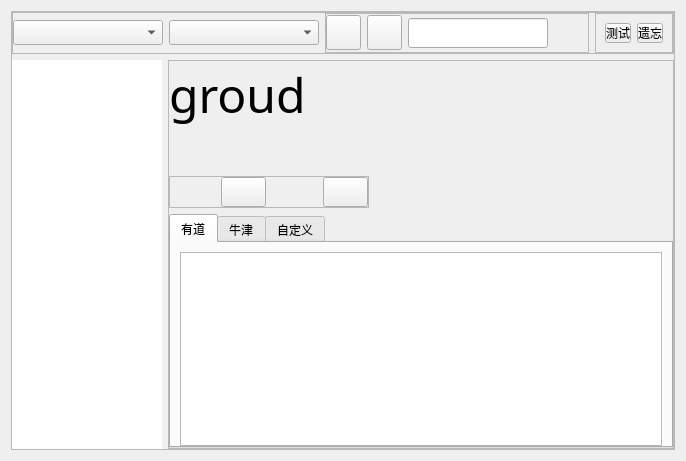
        <widget class="QWidget" name="change_page">
         <layout class="QVBoxLayout" name="verticalLayout_14">
          <item>
           <widget class="QFrame" name="search_frame">
            <property name="minimumSize">
             <size>
              <width>0</width>
              <height>50</height>
             </size>
            </property>
            <property name="styleSheet">
             <string notr="true">margin:0px;padding:0px;</string>
            </property>
            <property name="frameShape">
             <enum>QFrame::StyledPanel</enum>
            </property>
            <property name="frameShadow">
             <enum>QFrame::Raised</enum>
            </property>
            <layout class="QVBoxLayout" name="verticalLayout_15">
             <property name="leftMargin">
              <number>0</number>
             </property>
             <property name="topMargin">
              <number>0</number>
             </property>
             <property name="rightMargin">
              <number>0</number>
             </property>
             <property name="bottomMargin">
              <number>0</number>
             </property>
             <item>
              <widget class="QFrame" name="frame_5">
               <property name="frameShape">
                <enum>QFrame::StyledPanel</enum>
               </property>
               <property name="frameShadow">
                <enum>QFrame::Raised</enum>
               </property>
               <layout class="QHBoxLayout" name="horizontalLayout_13">
                <property name="leftMargin">
                 <number>0</number>
                </property>
                <property name="topMargin">
                 <number>0</number>
                </property>
                <property name="rightMargin">
                 <number>0</number>
                </property>
                <property name="bottomMargin">
                 <number>0</number>
                </property>
                <item>
                 <widget class="QComboBox" name="filter_list_comboBox">
                  <property name="minimumSize">
                   <size>
                    <width>150</width>
                    <height>25</height>
                   </size>
                  </property>
                  <property name="maximumSize">
                   <size>
                    <width>150</width>
                    <height>25</height>
                   </size>
                  </property>
                 </widget>
                </item>
                <item>
                 <widget class="QComboBox" name="filter_date_comboBox">
                  <property name="minimumSize">
                   <size>
                    <width>150</width>
                    <height>25</height>
                   </size>
                  </property>
                  <property name="maximumSize">
                   <size>
                    <width>150</width>
                    <height>25</height>
                   </size>
                  </property>
                 </widget>
                </item>
                <item>
                 <widget class="QFrame" name="search_date_time_frame">
                  <property name="frameShape">
                   <enum>QFrame::StyledPanel</enum>
                  </property>
                  <property name="frameShadow">
                   <enum>QFrame::Raised</enum>
                  </property>
                  <layout class="QHBoxLayout" name="horizontalLayout_26">
                   <property name="leftMargin">
                    <number>0</number>
                   </property>
                   <property name="topMargin">
                    <number>0</number>
                   </property>
                   <property name="rightMargin">
                    <number>0</number>
                   </property>
                   <property name="bottomMargin">
                    <number>0</number>
                   </property>
                   <item>
                    <widget class="QPushButton" name="more_functions">
                     <property name="minimumSize">
                      <size>
                       <width>35</width>
                       <height>35</height>
                      </size>
                     </property>
                     <property name="maximumSize">
                      <size>
                       <width>35</width>
                       <height>35</height>
                      </size>
                     </property>
                     <property name="text">
                      <string/>
                     </property>
                     <property name="iconSize">
                      <size>
                       <width>25</width>
                       <height>25</height>
                      </size>
                     </property>
                    </widget>
                   </item>
                   <item>
                    <widget class="QPushButton" name="Sync">
                     <property name="minimumSize">
                      <size>
                       <width>35</width>
                       <height>35</height>
                      </size>
                     </property>
                     <property name="maximumSize">
                      <size>
                       <width>35</width>
                       <height>35</height>
                      </size>
                     </property>
                     <property name="text">
                      <string/>
                     </property>
                     <property name="iconSize">
                      <size>
                       <width>25</width>
                       <height>25</height>
                      </size>
                     </property>
                    </widget>
                   </item>
                   <item>
                    <widget class="QLineEdit" name="search_edit">
                     <property name="minimumSize">
                      <size>
                       <width>140</width>
                       <height>30</height>
                      </size>
                     </property>
                     <property name="maximumSize">
                      <size>
                       <width>150</width>
                       <height>30</height>
                      </size>
                     </property>
                     <property name="font">
                      <font>
                       <family>微软雅黑</family>
                       <weight>50</weight>
                       <bold>false</bold>
                      </font>
                     </property>
                     <property name="styleSheet">
                      <string notr="true"/>
                     </property>
                    </widget>
                   </item>
                   <item>
                    <spacer name="horizontalSpacer_9">
                     <property name="orientation">
                      <enum>Qt::Horizontal</enum>
                     </property>
                     <property name="sizeHint" stdset="0">
                      <size>
                       <width>40</width>
                       <height>20</height>
                      </size>
                     </property>
                    </spacer>
                   </item>
                  </layout>
                 </widget>
                </item>
                <item>
                 <widget class="QFrame" name="frame_8">
                  <property name="frameShape">
                   <enum>QFrame::StyledPanel</enum>
                  </property>
                  <property name="frameShadow">
                   <enum>QFrame::Raised</enum>
                  </property>
                  <layout class="QHBoxLayout" name="horizontalLayout_25">
                   <item>
                    <widget class="QPushButton" name="start_exam">
                     <property name="text">
                      <string>测试</string>
                     </property>
                    </widget>
                   </item>
                   <item>
                    <widget class="QPushButton" name="search_forget_words">
                     <property name="text">
                      <string>遗忘</string>
                     </property>
                    </widget>
                   </item>
                  </layout>
                 </widget>
                </item>
               </layout>
              </widget>
             </item>
             <item>
              <layout class="QHBoxLayout" name="horizontalLayout_14">
               <item>
                <widget class="QTableWidget" name="update_table">
                 <property name="minimumSize">
                  <size>
                   <width>150</width>
                   <height>0</height>
                  </size>
                 </property>
                 <property name="maximumSize">
                  <size>
                   <width>150</width>
                   <height>16777215</height>
                  </size>
                 </property>
                 <property name="styleSheet">
                  <string notr="true">border-radius: 30px;</string>
                 </property>
                </widget>
               </item>
               <item>
                <widget class="QFrame" name="frame_6">
                 <property name="styleSheet">
                  <string notr="true">margin:0px;padding:0px;</string>
                 </property>
                 <property name="frameShape">
                  <enum>QFrame::StyledPanel</enum>
                 </property>
                 <property name="frameShadow">
                  <enum>QFrame::Raised</enum>
                 </property>
                 <layout class="QVBoxLayout" name="verticalLayout_16">
                  <property name="leftMargin">
                   <number>0</number>
                  </property>
                  <property name="topMargin">
                   <number>0</number>
                  </property>
                  <property name="rightMargin">
                   <number>0</number>
                  </property>
                  <property name="bottomMargin">
                   <number>0</number>
                  </property>
                  <item>
                   <widget class="QLabel" name="selection_word">
                    <property name="minimumSize">
                     <size>
                      <width>0</width>
                      <height>0</height>
                     </size>
                    </property>
                    <property name="maximumSize">
                     <size>
                      <width>16777215</width>
                      <height>165536</height>
                     </size>
                    </property>
                    <property name="font">
                     <font>
                      <family>微软雅黑</family>
                      <pointsize>36</pointsize>
                      <weight>9</weight>
                      <italic>false</italic>
                      <bold>false</bold>
                     </font>
                    </property>
                    <property name="styleSheet">
                     <string notr="true">font: 75 36pt &quot;微软雅黑&quot;;</string>
                    </property>
                    <property name="text">
                     <string>groud</string>
                    </property>
                   </widget>
                  </item>
                  <item>
                   <layout class="QHBoxLayout" name="horizontalLayout_27">
                    <item>
                     <layout class="QVBoxLayout" name="verticalLayout_18">
                      <item>
                       <widget class="QLabel" name="insert_date">
                        <property name="minimumSize">
                         <size>
                          <width>200</width>
                          <height>15</height>
                         </size>
                        </property>
                        <property name="maximumSize">
                         <size>
                          <width>200</width>
                          <height>15</height>
                         </size>
                        </property>
                        <property name="font">
                         <font>
                          <family>微软雅黑</family>
                         </font>
                        </property>
                        <property name="styleSheet">
                         <string notr="true"/>
                        </property>
                        <property name="text">
                         <string/>
                        </property>
                       </widget>
                      </item>
                      <item>
                       <widget class="QLabel" name="words_list">
                        <property name="minimumSize">
                         <size>
                          <width>200</width>
                          <height>15</height>
                         </size>
                        </property>
                        <property name="maximumSize">
                         <size>
                          <width>200</width>
                          <height>15</height>
                         </size>
                        </property>
                        <property name="font">
                         <font>
                          <family>微软雅黑</family>
                         </font>
                        </property>
                        <property name="text">
                         <string/>
                        </property>
                       </widget>
                      </item>
                      <item>
                       <widget class="QFrame" name="frame_11">
                        <property name="frameShape">
                         <enum>QFrame::StyledPanel</enum>
                        </property>
                        <property name="frameShadow">
                         <enum>QFrame::Raised</enum>
                        </property>
                        <layout class="QHBoxLayout" name="horizontalLayout_28">
                         <property name="leftMargin">
                          <number>0</number>
                         </property>
                         <property name="topMargin">
                          <number>0</number>
                         </property>
                         <property name="rightMargin">
                          <number>0</number>
                         </property>
                         <property name="bottomMargin">
                          <number>0</number>
                         </property>
                         <item>
                          <widget class="QLabel" name="play_voice_label_1">
                           <property name="text">
                            <string/>
                           </property>
                          </widget>
                         </item>
                         <item>
                          <widget class="QPushButton" name="play_voice_1">
                           <property name="minimumSize">
                            <size>
                             <width>40</width>
                             <height>30</height>
                            </size>
                           </property>
                           <property name="maximumSize">
                            <size>
                             <width>200</width>
                             <height>30</height>
                            </size>
                           </property>
                           <property name="layoutDirection">
                            <enum>Qt::LeftToRight</enum>
                           </property>
                           <property name="text">
                            <string notr="true"/>
                           </property>
                           <property name="iconSize">
                            <size>
                             <width>16</width>
                             <height>16</height>
                            </size>
                           </property>
                          </widget>
                         </item>
                         <item>
                          <widget class="QLabel" name="play_voice_label_2">
                           <property name="text">
                            <string/>
                           </property>
                          </widget>
                         </item>
                         <item>
                          <widget class="QPushButton" name="play_voice_2">
                           <property name="minimumSize">
                            <size>
                             <width>40</width>
                             <height>30</height>
                            </size>
                           </property>
                           <property name="maximumSize">
                            <size>
                             <width>200</width>
                             <height>30</height>
                            </size>
                           </property>
                           <property name="layoutDirection">
                            <enum>Qt::LeftToRight</enum>
                           </property>
                           <property name="text">
                            <string notr="true"/>
                           </property>
                          </widget>
                         </item>
                        </layout>
                       </widget>
                      </item>
                     </layout>
                    </item>
                    <item>
                     <spacer name="horizontalSpacer_11">
                      <property name="orientation">
                       <enum>Qt::Horizontal</enum>
                      </property>
                      <property name="sizeHint" stdset="0">
                       <size>
                        <width>40</width>
                        <height>20</height>
                       </size>
                      </property>
                     </spacer>
                    </item>
                   </layout>
                  </item>
                  <item>
                   <widget class="QTabWidget" name="tabWidget">
                    <property name="font">
                     <font>
                      <family>微软雅黑</family>
                     </font>
                    </property>
                    <property name="styleSheet">
                     <string notr="true">margin:0px;padding:0px;</string>
                    </property>
                    <property name="currentIndex">
                     <number>0</number>
                    </property>
                    <widget class="QWidget" name="youdao_page">
                     <attribute name="title">
                      <string>有道</string>
                     </attribute>
                     <layout class="QVBoxLayout" name="verticalLayout_10">
                      <property name="bottomMargin">
                       <number>0</number>
                      </property>
                      <item>
                       <widget class="QTextBrowser" name="youdao_textBrowswer">
                        <property name="font">
                         <font>
                          <family>微软雅黑</family>
                          <weight>50</weight>
                          <bold>false</bold>
                         </font>
                        </property>
                        <property name="styleSheet">
                         <string notr="true">margin:0px;padding:0px;</string>
                        </property>
                       </widget>
                      </item>
                     </layout>
                    </widget>
                    <widget class="QWidget" name="niujin_page">
                     <attribute name="title">
                      <string>牛津</string>
                     </attribute>
                     <layout class="QVBoxLayout" name="verticalLayout_19">
                      <property name="bottomMargin">
                       <number>0</number>
                      </property>
                      <item>
                       <widget class="QTextBrowser" name="Oxford_info_box">
                        <property name="font">
                         <font>
                          <family>微软雅黑</family>
                          <weight>50</weight>
                          <bold>false</bold>
                         </font>
                        </property>
                       </widget>
                      </item>
                     </layout>
                    </widget>
                    <widget class="QWidget" name="defined_page">
                     <attribute name="title">
                      <string>自定义</string>
                     </attribute>
                     <layout class="QVBoxLayout" name="verticalLayout_17">
                      <property name="bottomMargin">
                       <number>0</number>
                      </property>
                      <item>
                       <widget class="QTextBrowser" name="word_info"/>
                      </item>
                     </layout>
                    </widget>
                   </widget>
                  </item>
                 </layout>
                </widget>
               </item>
              </layout>
             </item>
            </layout>
           </widget>
          </item>
         </layout>
        </widget>
